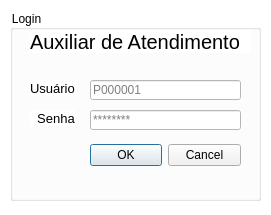
<?xml version="1.0" encoding="UTF-8"?>
<ui version="4.0">
 <class>Dialog</class>
 <widget class="QDialog" name="Dialog">
  <property name="geometry">
   <rect>
    <x>0</x>
    <y>0</y>
    <width>271</width>
    <height>215</height>
   </rect>
  </property>
  <property name="windowTitle">
   <string>Login</string>
  </property>
  <property name="windowIcon">
   <iconset>
    <normaloff>../icone/ajudante_icone.ico</normaloff>../icone/ajudante_icone.ico</iconset>
  </property>
  <property name="styleSheet">
   <string notr="true">background-color: rgb(255, 255, 255);</string>
  </property>
  <widget class="QLineEdit" name="input_usuario">
   <property name="geometry">
    <rect>
     <x>90</x>
     <y>80</y>
     <width>151</width>
     <height>20</height>
    </rect>
   </property>
   <property name="text">
    <string/>
   </property>
   <property name="placeholderText">
    <string>P000001</string>
   </property>
  </widget>
  <widget class="QLineEdit" name="input_senha">
   <property name="geometry">
    <rect>
     <x>90</x>
     <y>110</y>
     <width>151</width>
     <height>20</height>
    </rect>
   </property>
   <property name="echoMode">
    <enum>QLineEdit::Password</enum>
   </property>
   <property name="placeholderText">
    <string>********</string>
   </property>
  </widget>
  <widget class="QLabel" name="label">
   <property name="geometry">
    <rect>
     <x>30</x>
     <y>80</y>
     <width>47</width>
     <height>16</height>
    </rect>
   </property>
   <property name="font">
    <font>
     <family>MS Sans Serif</family>
     <pointsize>10</pointsize>
     <weight>50</weight>
     <bold>false</bold>
    </font>
   </property>
   <property name="text">
    <string>Usuário</string>
   </property>
  </widget>
  <widget class="QLabel" name="label_2">
   <property name="geometry">
    <rect>
     <x>30</x>
     <y>110</y>
     <width>45</width>
     <height>16</height>
    </rect>
   </property>
   <property name="font">
    <font>
     <family>MS Sans Serif</family>
     <pointsize>10</pointsize>
     <weight>50</weight>
     <bold>false</bold>
    </font>
   </property>
   <property name="text">
    <string>  Senha</string>
   </property>
  </widget>
  <widget class="QGroupBox" name="groupBox">
   <property name="geometry">
    <rect>
     <x>10</x>
     <y>10</y>
     <width>251</width>
     <height>191</height>
    </rect>
   </property>
   <property name="styleSheet">
    <string notr="true">background-color: rgb(255, 255, 255);</string>
   </property>
   <property name="title">
    <string>Login</string>
   </property>
   <property name="background" stdset="0">
    <pixmap>../../Users/p772920/Pictures/Claudia.PNG</pixmap>
   </property>
   <widget class="QLabel" name="label_3">
    <property name="geometry">
     <rect>
      <x>20</x>
      <y>20</y>
      <width>221</width>
      <height>23</height>
     </rect>
    </property>
    <property name="font">
     <font>
      <family>MS Sans Serif</family>
      <pointsize>15</pointsize>
      <weight>50</weight>
      <bold>false</bold>
     </font>
    </property>
    <property name="text">
     <string>Auxiliar de Atendimento</string>
    </property>
   </widget>
  </widget>
  <widget class="QDialogButtonBox" name="buttonBox">
   <property name="enabled">
    <bool>true</bool>
   </property>
   <property name="geometry">
    <rect>
     <x>90</x>
     <y>130</y>
     <width>151</width>
     <height>51</height>
    </rect>
   </property>
   <property name="styleSheet">
    <string notr="true">background-color: rgb(241, 241, 241);</string>
   </property>
   <property name="orientation">
    <enum>Qt::Horizontal</enum>
   </property>
   <property name="standardButtons">
    <set>QDialogButtonBox::Cancel|QDialogButtonBox::Ok</set>
   </property>
   <property name="centerButtons">
    <bool>false</bool>
   </property>
  </widget>
  <zorder>groupBox</zorder>
  <zorder>input_usuario</zorder>
  <zorder>input_senha</zorder>
  <zorder>label</zorder>
  <zorder>label_2</zorder>
  <zorder>buttonBox</zorder>
 </widget>
 <resources/>
 <connections>
  <connection>
   <sender>buttonBox</sender>
   <signal>accepted()</signal>
   <receiver>Dialog</receiver>
   <slot>accept()</slot>
   <hints>
    <hint type="sourcelabel">
     <x>290</x>
     <y>70</y>
    </hint>
    <hint type="destinationlabel">
     <x>157</x>
     <y>274</y>
    </hint>
   </hints>
  </connection>
  <connection>
   <sender>buttonBox</sender>
   <signal>rejected()</signal>
   <receiver>Dialog</receiver>
   <slot>reject()</slot>
   <hints>
    <hint type="sourcelabel">
     <x>316</x>
     <y>70</y>
    </hint>
    <hint type="destinationlabel">
     <x>286</x>
     <y>274</y>
    </hint>
   </hints>
  </connection>
 </connections>
</ui>
